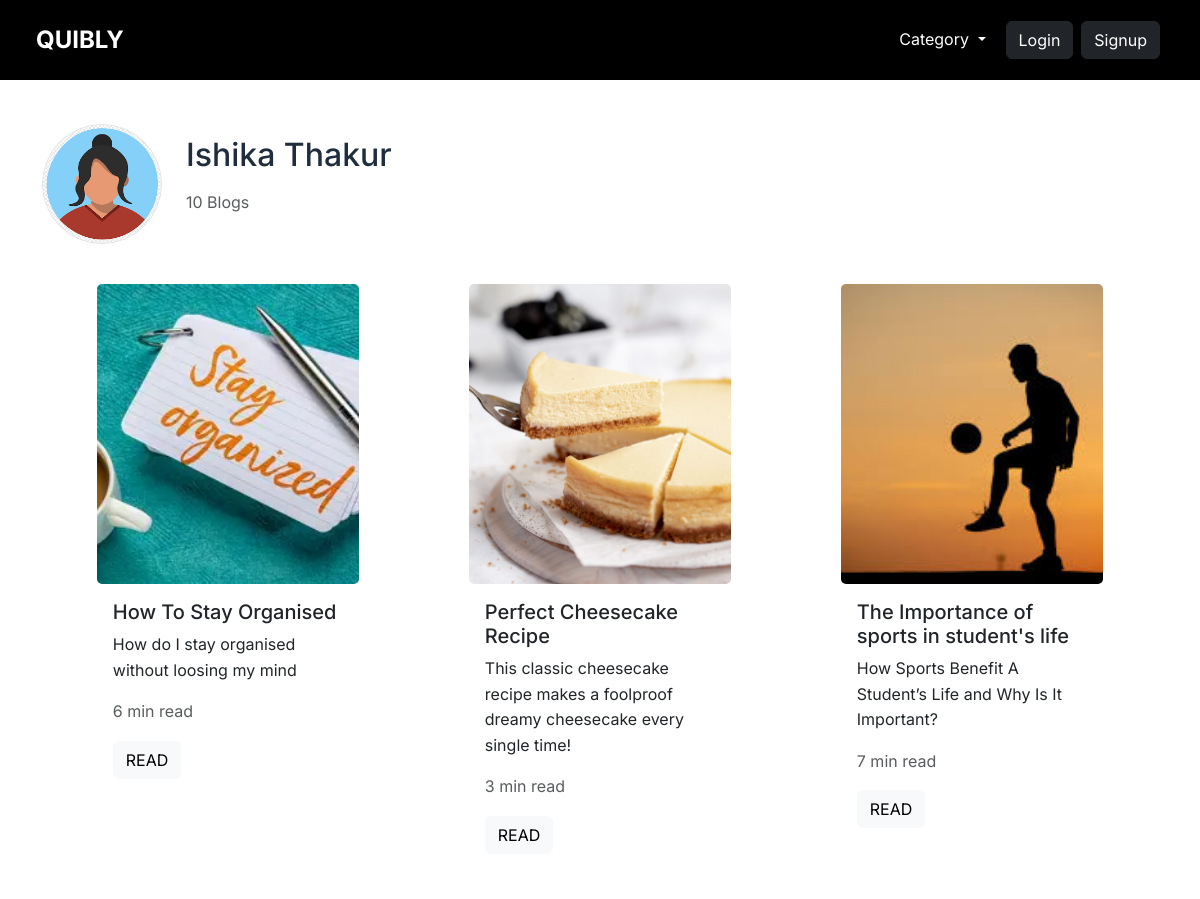
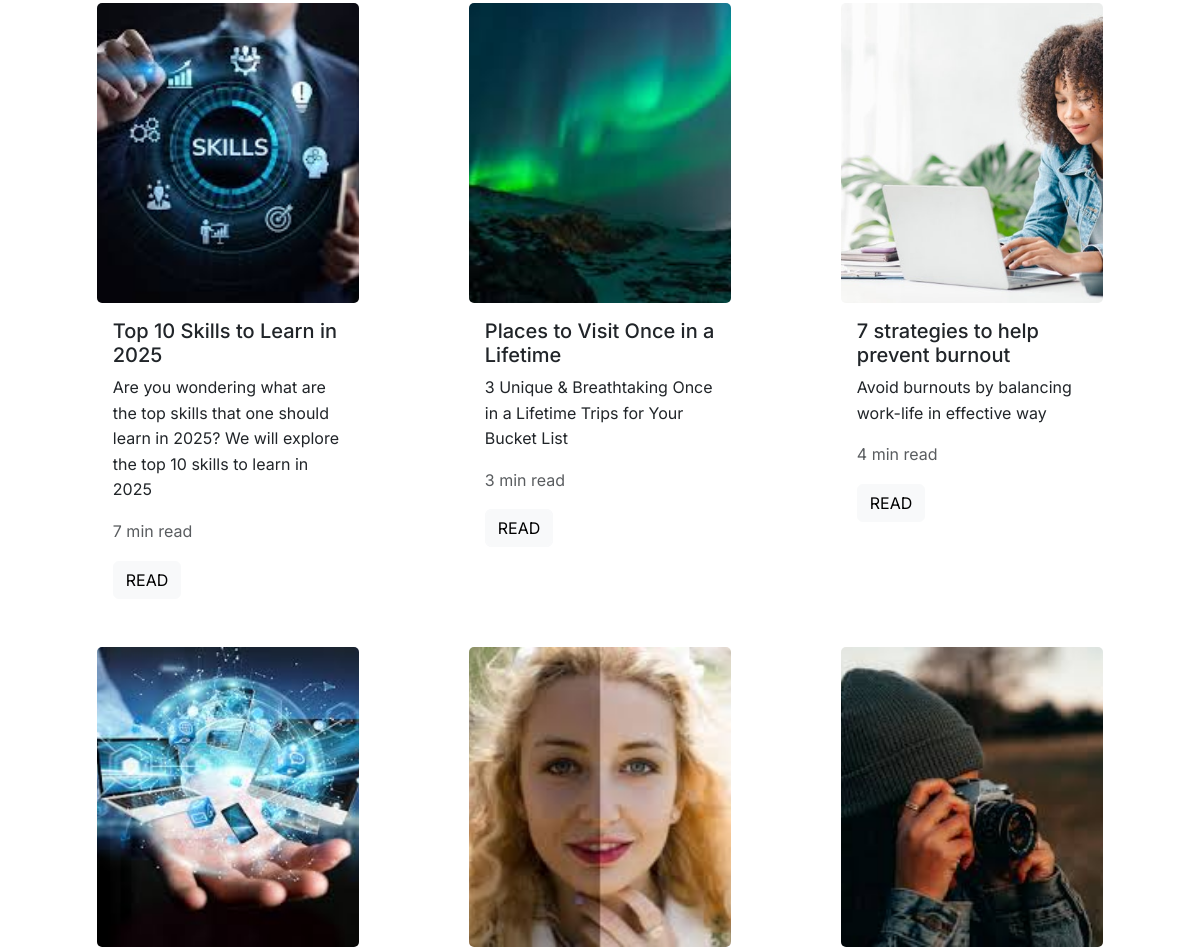
/user_info/Ishika Thakur (upper part), run on an earlier commit of the app's database (2 pictures, top to bottom).
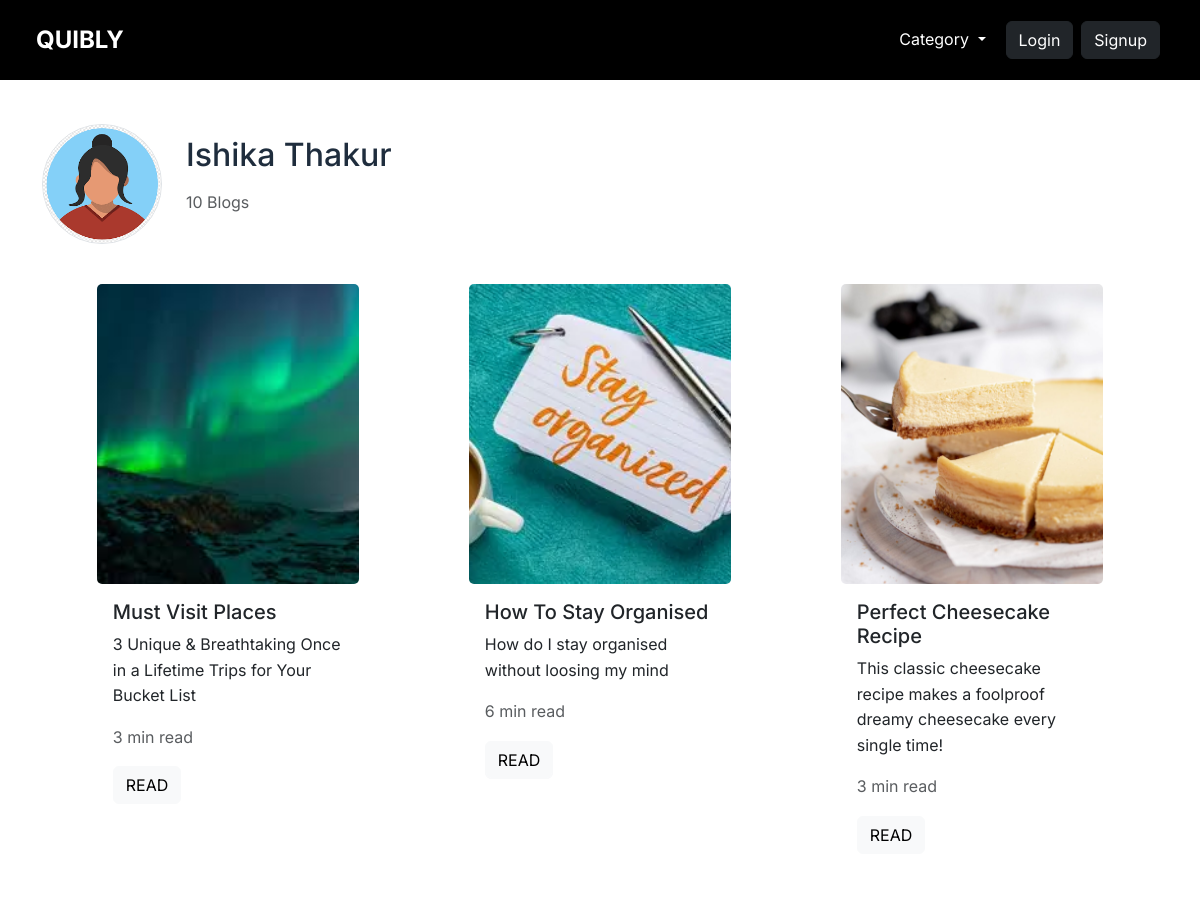
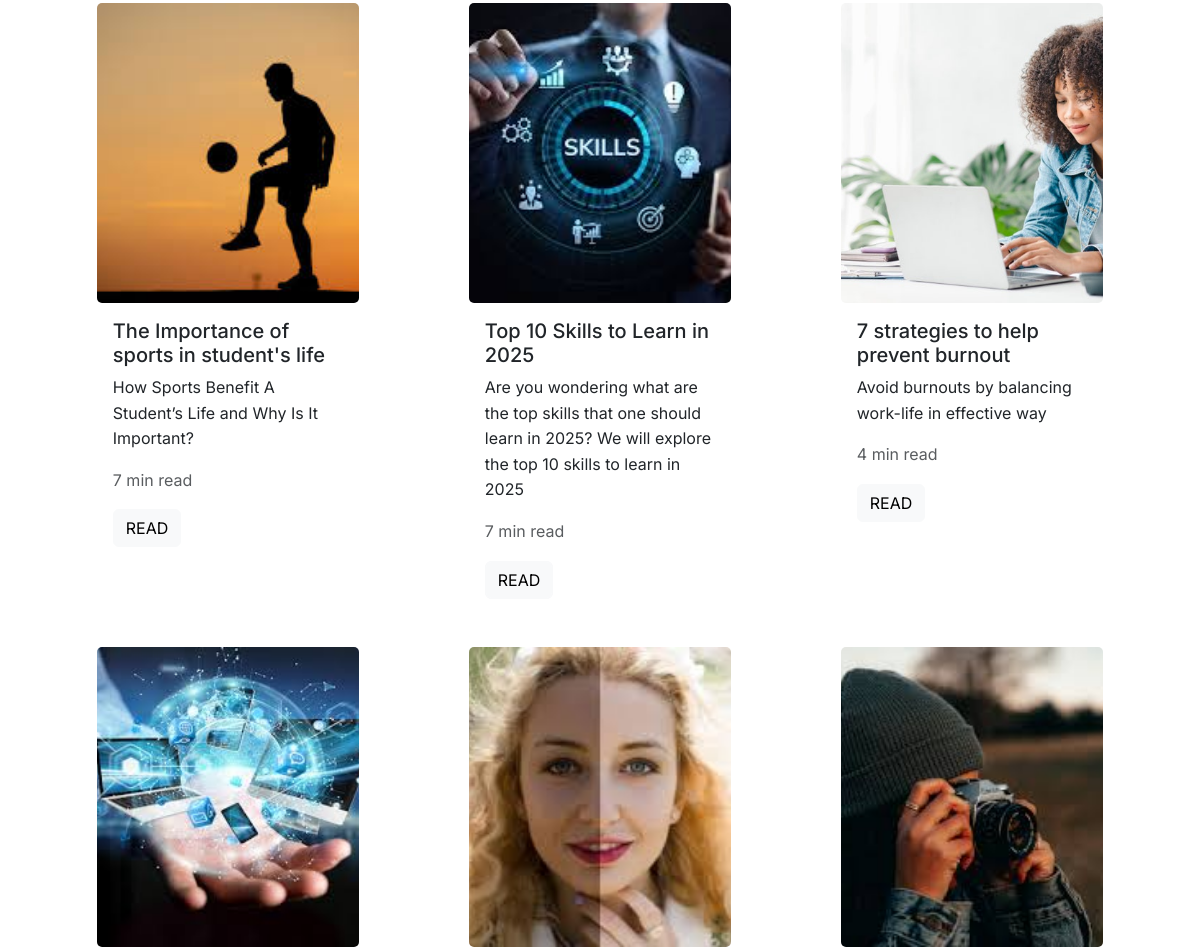
And on a later commit of the database (2 pictures, top to bottom).
### index.py (models this page shows, shortened)
class User(db.Model, UserMixin):
    id = db.Column(db.Integer, primary_key = True)
    username = db.Column(db.String(150), nullable = True)
    email = db.Column(db.String(150), unique = True, nullable = False)
    password_hash =db.Column(db.String(256), nullable=True)
    google_id = db.Column(db.String(255), unique=True)
    profile_pic = db.Column(db.Text,  nullable=True)

class Blog(db.Model):
    id = db.Column(db.Integer, primary_key = True)
    title = db.Column(db.String(100), nullable = False)
    description = db.Column(db.String(200))
    content = db.Column(db.Text, nullable = False)
    views = db.Column(db.Integer, default = 0)
    cover_image = db.Column(db.String(120))
    author = db.Column(db.String(50), nullable = False)
    date_posted = db.Column(db.DateTime, default=lambda: datetime.now(timezone.utc))
    user_id = db.Column(db.Integer, db.ForeignKey('user.id'))
    category = db.Column(db.String(50), nullable = False, default = 'Others')
    read_time = db.Column(db.Integer)

### index.py (the view)
@app.route('/user_info/<string:username>')
def user_info(username):
    page = request.args.get('page', 1, type=int)
    user=User.query.filter_by(username=username).first_or_404()
    blogs=Blog.query.filter_by(user_id = user.id).order_by(Blog.date_posted.desc()).paginate(page=page, per_page=12)
    return render_template('user_profile.html', user=user, blogs = blogs)

### templates/user_profile.html (shortened to what this page needs)
{% extends 'base.html' %}
{% block body %}
<div class="text-wrapper" style="padding-top: 100px;">
    <div class="container mt-4">
        <div class="d-flex align-items-center gap-4 mb-4">
            <div>
                {% if user.profile_pic %}
                <img src="{{ url_for('static', filename='profile_pics/' + user.profile_pic) }}"
                    class="rounded-circle border" width="120" height="120" style="object-fit: cover;">
                {% else %}
                <img src="https://ui-avatars.com/api/?name={{ user.username }}" class="rounded-circle border"
                    width="120" height="120" style="object-fit: cover;">
                {% endif %}
            </div>
            <div>
                <h2 class="mb-1">{{ user.username }}</h2>
                <p class="text-muted"><p class="text-muted">{{ blogs.total }} {{ 'Blog' if blogs.total == 1 else 'Blogs' }}</p>
            </div>
        </div>
        <div class="container my-4">
            {% if blogs %}
            <div class="row row-cols-1 row-cols-md-3 row-cols-lg-3">
                {% for blog in blogs.items %}
                <div class="col d-flex justify-content-center">
                    <div class="card border-0 hover-shadow py-3 px-2" style="width: 20rem;">
                        <img src="{{ url_for('static', filename='uploads/' ~ blog.cover_image) }}"
                            class="card-img card-img-top " style="height: 300px !important; object-fit: cover !important;" alt="...">
                        <div class="card-body">
                            <h5 class="card-title">{{blog.title}}</h5>
                            <p class="card-text">{{blog.description}}</p>
                            <p class="text-muted">{{blog.read_time}} min read</p>
                            <a href="{{url_for('read', id=blog.id)}}" class="btn btn-light">READ</a>
                        </div>
                    </div>
                </div>
                {% endfor %}
            </div>
        </div>
        {% else %}
        <div class="text-center text-muted mt-5">
            <h5>No blogs found in this category.</h5>
        </div>
        {% endif %}
    </div>
</div>
{% endblock body %}

### templates/base.html (shortened to what this page needs)
<!doctype html>
<html lang="en">
<head>
    <link href="https://cdn.jsdelivr.net/npm/bootstrap@5.3.6/dist/css/bootstrap.min.css" rel="stylesheet"
>
    <link href="static/style.css" rel="stylesheet">
    <link href="https://cdn.jsdelivr.net/npm/bootstrap-icons@1.10.5/font/bootstrap-icons.css" rel="stylesheet">
</head>
<body class="d-flex flex-column min-vh-100">
    <nav class="navbar fixed-top nav-animate navbar-expand-lg px-4 py-3" style="background-color: black;">
        <div class="container-fluid ">
            <a class="navbar-brand fw-bold fs-4" style="color: white;" href="/">QUIBLY</a>
            <div class="d-flex align-items-center gap-4">
                <div class="collapse navbar-collapse" id="navbarSupportedContent">
                    <ul class="navbar-nav me-auto mb-2 mb-lg-0">
                        <li class="nav-item dropdown">
                            <a class="nav-link dropdown-toggle pe-3" href="#" role="button" data-bs-toggle="dropdown"
                                aria-expanded="false" style="color: white;">
                                Category
                            </a>
                        </li>
                    </ul>
                    {% if current_user.is_authenticated %}
                    <a class="nav-link pe-4" style="color: white;" href="{{ url_for('products') }}">Create Blog</a>
                    <div class="dropdown">
                        <a class="btn dropdown-toggle d-flex align-items-center" href="#" data-bs-toggle="dropdown">
                            {% if current_user.profile_pic %}
                            <img src="{{ url_for('static', filename='profile_pics/' + current_user.profile_pic) }}"
                                class="rounded-circle border" width="40" height="40" style="object-fit: cover;">
                            {% else %}
                            <img src="https://ui-avatars.com/api/?name={{ current_user.username }}"
                                class="rounded-circle border" width="40" height="40" style="object-fit: cover;">
                            {% endif %}
                        </a>
                        <ul class="dropdown-menu dropdown-menu-end">
                            <li><a class="dropdown-item"
                                    href="{{ url_for('user_info', username=current_user.username) }}">Profile</a>
                            </li>
                            <li><a class="dropdown-item" href="{{ url_for('my_blogs') }}">My Blogs</a></li>
                            <li>
                                <a class="dropdown-item" href="{{ url_for('update_profile') }}">Edit Profile</a>
                            </li>
                            <li>
                                <hr class="dropdown-divider">
                            </li>
                            <li><a class="dropdown-item" href="{{ url_for('logout') }}">Logout</a></li>
                        </ul>
                    </div>
                    {% else %}
                    <a href="{{ url_for('login') }}" class="btn btn-dark mx-1">Login</a>
                    <a href="{{ url_for('register') }}" class="btn btn-dark mx-1">Signup</a>
                    {% endif %}
                </div>
            </div>
        </div>
    </nav>
    {% block body %}
    {% endblock body %}
</body>
</html>

### static/style.css (style rules this page uses)
body { background-color:#ffff !important; }
.card { height: 100% !important; display: flex; flex-direction: column; justify-content: space-between; background-color: transparent !important; width: 80% !important; overflow: hidden; }
body { font-family: 'Inter', sans-serif !important; font-size: 16px; line-height: 1.6; color: #1f2d3d; background-color: #f8f9fa; }
.card-img { height: 300px !important; image-rendering: auto; transition: transform 0.3s ease; object-fit: cover !important; }
.text-wrapper { padding-top: 100px !important; }

What changed in the data, as far as the page shows it:
removed Blog: cover_image (picture), title "Places to Visit Once in a Lifetime", description "3 Unique & Breathtaking Once in a Lifetime Trips for Your Bucket List", read_time "3"
added Blog: cover_image (picture), title "Must Visit Places", description "3 Unique & Breathtaking Once in a Lifetime Trips for Your Bucket List", read_time "3"
